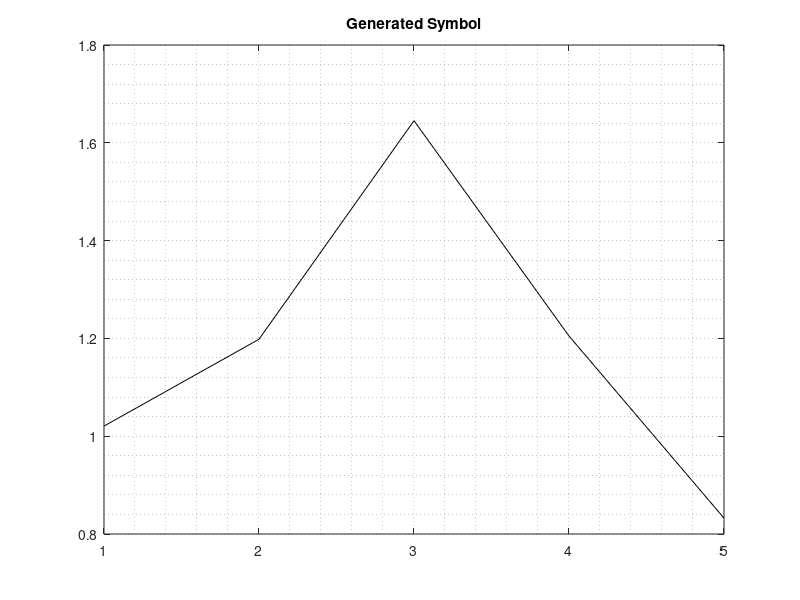
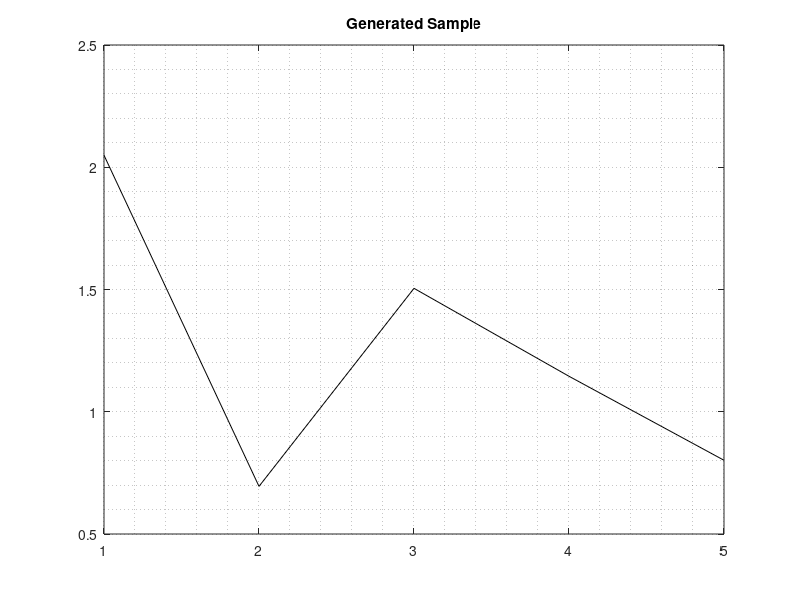
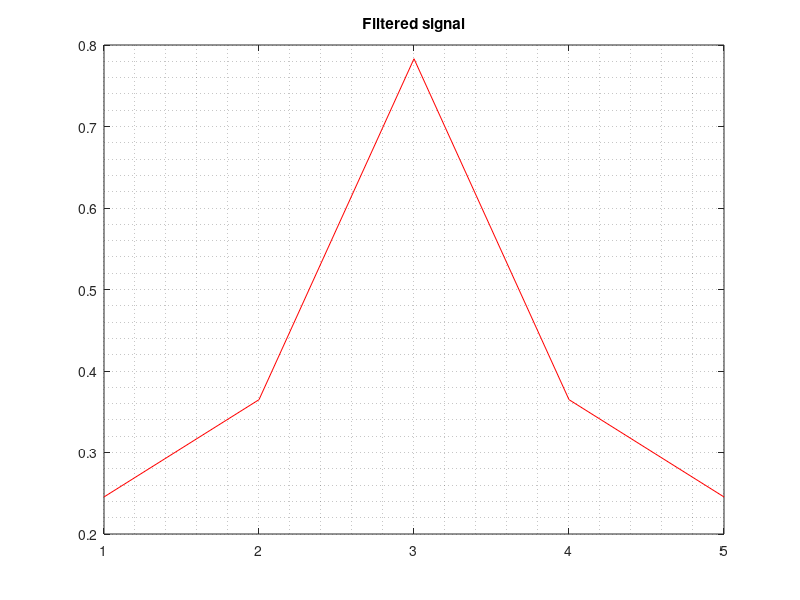

These charts were generated, in order, by the following MATLAB code: (Note: this script raises an error after producing the figures.)
%% Q1 match filter
%% 1.2 
clear; clc; close all;
Slength = input("what is Slength?");
Nlength = input("what is Nlength?");
signal = zeros(1, Slength); %genereating signal
symbol = complex(randn(1,Nlength) , randn(1,Nlength));%unsing complex func for generating symbol(converting real and imaginary part to a complex number)
noise = 0.5 * complex(randn(1, Slength) , randn(1, Slength));%noise amplitude should be half of the symbol amplitude
segment_start = randi([1, Slength - Nlength + 1], 1, 2); %generating signal with symbol in random specific places
for i = 1:Nlength
    signal(segment_start(1) + i - 1) = symbol(i);
    signal(segment_start(2) + i - 1) = symbol(i);
end
sample = signal + noise ;   %sample would be the sum of signal and nise

%showing signals :
f1 = figure('Name','Generated Symbol','NumberTitle','off','Position', [100 350 560 220]);
plot(1:Nlength , abs(symbol) , 'black');
title('Generated Symbol');
grid minor
f2 = figure('Name','Generated Sample','NumberTitle','off','Position', [100 50 560 220]);
plot(1:length(sample) , abs(sample) , 'black');
title('Generated Sample');
grid minor
% 1.3
flipedSymbol = flip(symbol) ; %reversing signal
matchedFilter = conj(flipedSymbol) ; %The conj function is used to take the complex conjugate of the symbol array
filteredSignal = conv(signal , matchedFilter , 'same') ;%The 'same' argument tells conv to return a central portion of the convolution that is the same size as the signal array. This ensures that the output has the same length as the input
normalizedfilteredSignal = filteredSignal / norm(filteredSignal) ;%normalizing the signal
f3 = figure('Name','filtered signal','NumberTitle','off','Position', [700 100 560 440]);
plot(1:length(normalizedfilteredSignal) , abs(normalizedfilteredSignal) , 'red' ) ;
title('Filtered signal');
grid minor
indices = find(normalizedfilteredSignal > 0.3);
disp("symbol is on : "+ indices);
%% 1.4

clear; clc; close all;
%Loading samples and symbols
load('sample1.mat');
load('sample2.mat');
load('sample3.mat');
load('sample4.mat');
load('sample5.mat');
load('sample6.mat');
load('sample7.mat');
load('sample8.mat');
load('symbol1.mat');
load('symbol2.mat');

% sample1 & symbol1
flipedSymbol = flip(symbol1) ;
matchedFilter = conj(flipedSymbol) ;
filteredSignal = conv(sample1 , matchedFilter , 'same') ;
filteredSignal = filteredSignal / norm(filteredSignal) ;
figure
plot(1:length(filteredSignal) , abs(filteredSignal) , 'b' ) ;
title('Filteredsignal(sample1&symbol1)');

% sample1 & symbol2
flipedSymbol = flip(symbol2) ;
matchedFilter = conj(flipedSymbol) ;
filteredSignal = conv(sample1 , matchedFilter , 'same') ;
filteredSignal = filteredSignal / norm(filteredSignal) ;
figure
plot(1:length(filteredSignal) , abs(filteredSignal) , 'b' ) ;
title('Filtered signal (sample1 & symbol2)');

% sample2 & symbol1
flipedSymbol = flip(symbol1) ;
matchedFilter = conj(flipedSymbol) ;
filteredSignal = conv(sample2 , matchedFilter , 'same') ;
filteredSignal = filteredSignal / norm(filteredSignal) ;
figure
plot(1:length(filteredSignal) , abs(filteredSignal) , 'b' ) ;
title('Filtered signal (sample2 & symbol1)');

% sample2 & symbol2
flipedSymbol = flip(symbol2) ;
matchedFilter = conj(flipedSymbol) ;
filteredSignal = conv(sample2 , matchedFilter , 'same') ;
filteredSignal = filteredSignal / norm(filteredSignal) ;
figure
plot(1:length(filteredSignal) , abs(filteredSignal) , 'b' ) ;
title('Filtered signal (sample2 & symbol2)');

% sample3 & symbol1
flipedSymbol = flip(symbol1) ;
matchedFilter = conj(flipedSymbol) ;
filteredSignal = conv(sample3 , matchedFilter , 'same') ;
filteredSignal = filteredSignal / norm(filteredSignal) ;
figure
plot(1:length(filteredSignal) , abs(filteredSignal) , 'b' ) ;
title('Filtered signal (sample3 & symbol1)');

% sample3 & symbol2
flipedSymbol = flip(symbol2) ;
matchedFilter = conj(flipedSymbol) ;
filteredSignal = conv(sample3 , matchedFilter , 'same') ;
filteredSignal = filteredSignal / norm(filteredSignal) ;
figure
plot(1:length(filteredSignal) , abs(filteredSignal) , 'b' ) ;
title('Filtered signal (sample3 & symbol2)');

% sample4 & symbol1
flipedSymbol = flip(symbol1) ;
matchedFilter = conj(flipedSymbol) ;
filteredSignal = conv(sample4 , matchedFilter , 'same') ;
filteredSignal = filteredSignal / norm(filteredSignal) ;
figure
plot(1:length(filteredSignal) , abs(filteredSignal) , 'b' ) ;
title('Filtered signal (sample4 & symbol1)');

% sample4 & symbol2
flipedSymbol = flip(symbol2) ;
matchedFilter = conj(flipedSymbol) ;
filteredSignal = conv(sample4 , matchedFilter , 'same') ;
filteredSignal = filteredSignal / norm(filteredSignal) ;
figure
plot(1:length(filteredSignal) , abs(filteredSignal) , 'b' ) ;
title('Filtered signal (sample4 & symbol2)');

% sample5 & symbol1
flipedSymbol = flip(symbol1) ;
matchedFilter = conj(flipedSymbol) ;
filteredSignal = conv(sample5 , matchedFilter , 'same') ;
filteredSignal = filteredSignal / norm(filteredSignal) ;
figure
plot(1:length(filteredSignal) , abs(filteredSignal) , 'b' ) ;
title('Filtered signal (sample5 & symbol1)');

% sample5 & symbol2
flipedSymbol = flip(symbol2) ;
matchedFilter = conj(flipedSymbol) ;
filteredSignal = conv(sample5 , matchedFilter , 'same') ;
filteredSignal = filteredSignal / norm(filteredSignal) ;
figure
plot(1:length(filteredSignal) , abs(filteredSignal) , 'b' ) ;
title('Filtered signal (sample5 & symbol2)');

% sample6 & symbol1
flipedSymbol = flip(symbol1) ;
matchedFilter = conj(flipedSymbol) ;
filteredSignal = conv(sample6 , matchedFilter , 'same') ;
filteredSignal = filteredSignal / norm(filteredSignal) ;
figure
plot(1:length(filteredSignal) , abs(filteredSignal) , 'b' ) ;
title('Filtered signal (ample6 & symbol1)');

% sample6 & symbol2
flipedSymbol = flip(symbol2) ;
matchedFilter = conj(flipedSymbol) ;
filteredSignal = conv(sample6 , matchedFilter , 'same') ;
filteredSignal = filteredSignal / norm(filteredSignal) ;
figure
plot(1:length(filteredSignal) , abs(filteredSignal) , 'b' ) ;
title('Filtered signal (sample6 & symbol2)');

% sample7 & symbol1
flipedSymbol = flip(symbol1) ;
matchedFilter = conj(flipedSymbol) ;
filteredSignal = conv(sample7 , matchedFilter , 'same') ;
filteredSignal = filteredSignal / norm(filteredSignal) ;
figure
plot(1:length(filteredSignal) , abs(filteredSignal) , 'b' ) ;
title('Filtered signal (sample7 & symbol1)');

% sample7 & symbol2
flipedSymbol = flip(symbol2) ;
matchedFilter = conj(flipedSymbol) ;
filteredSignal = conv(sample7 , matchedFilter , 'same') ;
filteredSignal = filteredSignal / norm(filteredSignal) ;
figure
plot(1:length(filteredSignal) , abs(filteredSignal) , 'b' ) ;
title('Filtered signal (sample7 & symbol2)');

% sample8 & symbol1
flipedSymbol = flip(symbol1) ;
matchedFilter = conj(flipedSymbol) ;
filteredSignal = conv(sample8 , matchedFilter , 'same') ;
filteredSignal = filteredSignal / norm(filteredSignal) ;
figure
plot(1:length(filteredSignal) , abs(filteredSignal) , 'b' ) ;
title('Filtered signal (sample8 & symbol1)');

% sample8 & symbol2
flipedSymbol = flip(symbol2) ;
matchedFilter = conj(flipedSymbol) ;
filteredSignal = conv(sample8 , matchedFilter , 'same') ;
filteredSignal = filteredSignal / norm(filteredSignal) ;
figure
plot(1:length(filteredSignal) , abs(filteredSignal) , 'b' ) ;
title('Filtered signal (sample8 & symbol2)');

%% Q2 convolution
 %% 2.2.1 
%the func is at the end of the code

 %% 2.2.2
clc; clear; close all;
%signals forms :
f1 = figure('Name','Signals','NumberTitle','off');
f1.Position (1:2) = [0 200] ;

subplot (3 , 1 , 1);
n = -20 : 1 : 20;
u1 = n >= 6;
u2 = n >= 0;
x1 =u2 - 4*n.*u1 + (n==-5) - (n==-6);
stem (n , x1 ,'Color','red');
title ('$x_1[n]$','Interpreter','latex');
grid minor;

subplot (3 , 1 , 2);
n = -20 : 1 : 20;
u1 = n >= 0;
u2 = n >= 5;
x2 = (0.5) .^ n .* (u1 - u2);
stem (n , x2 , 'Color','blue');
title ('$x_2[n]$','Interpreter','latex');
grid minor;

subplot (3 , 1 , 3);
n = -20 : 1 : 20;
u1 = n >= 0;
x3 = exp(sin((pi/5) .* n))  .* (u1 );
stem (n , x3 , 'Color','black');
title ('$x_3[n]$','Interpreter','latex');
grid minor;

% convolve : ( myConv )

f2 = figure('Name','Convolutions','NumberTitle','off');
f2.Position (1:2) = [600 200] ;

subplot (3 , 1 , 1);
n = -40 : 1 : 40;
x4 = myConv (x1 , x2);
stem (n , x4 , 'Color','green');
title ('$x_1[n] * x_2[n]$','Interpreter','latex');
grid minor;

subplot (3 , 1 , 2);
n = -40 : 1 : 40;
x5 = myConv (x1 , x3);
stem (n , x5 , 'Color',"#77AC30");
title ('$x_1[n] * x_3[n]$','Interpreter','latex');
grid minor;

subplot (3 , 1 , 3);
n = -40 : 1 : 40;
x6 = myConv (x2 , x3);
stem (n , x6 , 'Color','m');
title ('$x_2[n] * x_3[n]$','Interpreter','latex');
grid minor;
%% 2.2.3 
clc; clear; close all;
%signals forms :
n = -20 : 1 : 20;
u1 = n >= 6;
u2 = n >= 0;
x1 =u2 - 4*n.*u1 + (n==-5) - (n==-6);

n = -20 : 1 : 20;
u1 = n >= 0;
u2 = n >= 5;
x2 = (0.5) .^ n .* (u1 - u2);

n = -20 : 1 : 20;
u1 = n >= 0;
x3 = exp(sin((pi/5) .* n))  .* (u1 );

% convolve : ( conv )

f2 = figure('Name','Convolutions','NumberTitle','off');
f2.Position (1:2) = [600 200] ;

subplot (3 , 1 , 1);
n = -40 : 1 : 40;
x4 = conv (x1 , x2);
stem (n , x4 , 'Color','green');
title ('$x_1[n] * x_2[n]$','Interpreter','latex');
grid minor;

subplot (3 , 1 , 2);
n = -40 : 1 : 40;
x5 = conv (x1 , x3);
stem (n , x5 , 'Color',"#77AC30");
title ('$x_1[n] * x_3[n]$','Interpreter','latex');
grid minor;

subplot (3 , 1 , 3);
n = -40 : 1 : 40;
x6 = conv (x2 , x3);
stem (n , x6 , 'Color','m');
title ('$x_2[n] * x_3[n]$','Interpreter','latex');
grid minor;
figure;
 %second part 
n = -20 : 1 : 20;
a = randi( [0 3] , 1 , 21); %generating random arrays with desired sizes
b = randi( [0 3] , 1 , 21);

tic;
subplot (2 , 1 , 1);
stem (n , conv( a , b) , 'Color','m');
title ('$Using\  conv$','Interpreter','latex');
grid minor;
toc;

tic;
subplot (2 , 1 , 2);
stem (n , myConv( a , b) , 'Color','r');
title ('$Using\  myConv$','Interpreter','latex');
grid minor;
toc;
%% 2.3
clc; clear; close all;
A = [1 1 0 ; 1 0 1 ; 0 1 1]
B = [1 2 3 4 5 ; 6 7 8 9 10 ; 11 12 13 14 15 ; 16 17 18 19 20 ; 21 22 23 24 25]
Convolution = conv2 (A , B)
%% Image processing
%% 3.1 Image Processing - Some Basic Commands
%1
clc; clear; close all;
f1 = figure('Name','RGB','NumberTitle','off');
f1.Position (1 , 1);

X = imread ('flower.jpg');
black = zeros ( size ( X , [1,2] ) );

subplot (2 , 2 , 1);
image (X);

subplot (2 , 2 , 2);
R = cat (3 , X( : , : , 1) , black , black );
image(R); 

subplot (2 , 2 , 3);
G = cat (3 , black , X( : , : , 1) , black );
image(G); 

subplot (2 , 2 , 4);
B = cat (3 , black , black , X( : , : , 3) );
image(B); 

%2

f2 = figure('Name','figure2','NumberTitle','off');
mean = ( X( : , : , 1) + X( : , : , 2) + X( : , : , 3) ) / 3;
imshow (mean);
title ('$mean$','Interpreter','latex');
f3 =  figure('Name','figure3','NumberTitle','off');
gray = rgb2gray (X);
imshow (gray);
title ('$rg2gray$','Interpreter','latex');

%3
figure;
d = im2double (mean);
imshow (d);
title ('$im2double$','Interpreter','latex');
%% Image Processing - Edge Detection (B&W)

clc; clear; close all;

f1 = figure('Name','Original Picture','NumberTitle','off');
f1.Position (1:2) = [-250 500] ;

X = imread ('flower.jpg');
IMG = im2double ( rgb2gray (X) );
imshow (X);
title ('$Original\  Picture$','Interpreter','latex');

f2 = figure('Name','Horizontal Edges','NumberTitle','off');
f2.Position (1:2) = [250 500] ;

EDKx = [ -1 0 1 ; -2 0 2 ; -1 0 1 ];
IMGx = conv2 (IMG , EDKx);
imshow (IMGx);
title ('$Horizontal\  Edges$','Interpreter','latex');

f3 = figure('Name','Vertical Edges','NumberTitle','off');
f3.Position (1:2) = [530 500] ;

EDKy = [ -1 -2 -1 ; 0 0 0 ; 1 2 1 ];
IMGy = conv2 (IMG , EDKy);
imshow (IMGy);
title ('$Vertical\  Edges$','Interpreter','latex')

f4 = figure('Name','All Edges','NumberTitle','off');
f4.Position (1:2) = [950 500] ;

IMGxy = sqrt (IMGx .^ 2 + IMGy .^ 2);
imshow (IMGxy);
title ('$All\  Edges$','Interpreter','latex')
%% Image Processing - Edge Detection 

clc; clear; close all;

X = imread ('flower.jpg');
EDKx = [ -1 0 1 ; -2 0 2 ; -1 0 1 ];
EDKy = [ -1 -2 -1 ; 0 0 0 ; 1 2 1];

%dividing channels
r = im2double ( X ( : , : , 1) );
g = im2double ( X ( : , : , 2) );
b = im2double ( X ( : , : , 3) );

%horizontal
IMGrh = conv2 ( EDKx , r);
IMGgh = conv2 ( EDKx , g);
IMGbh = conv2 ( EDKx , b);

%vertical
IMGrv = conv2 ( EDKy , r);
IMGgv = conv2 ( EDKy , g);
IMGbv = conv2 ( EDKy , b);

IMGr = sqrt (IMGrh .^ 2 + IMGrv .^ 2);
IMGg = sqrt (IMGgh .^ 2 + IMGgv .^ 2);
IMGb = sqrt (IMGbh .^ 2 + IMGbv .^ 2);

IMG = cat (3 , IMGr , IMGg , IMGb);

imshow (IMG);
%% functions
function output = myConv (a , b)
    % These 6 lines are for preparing signals for convolution operation 
    a = flip (a);
    x = length(b) : length(b)+length(a)-1;
    c = zeros (1 , length(a) + 2 * (length(b) - 1) );
    c(x) = a(x - (length(b)-1));
    d (1 : length(b)) = b ;
    d ( length(a) + 2 * (length(b) - 1) ) = 0;
    
    for i = 1 : length(a)+length(b)-1 
        g = c .* d;
        output(i) = sum(g);

        if i<(length(a)+length(b)-1)
            % shifting our signal to right
            s = i+1 : length(d);
            d(s) = d(s-1);
            d(1:i) = 0;
        end
    end
    output = flip (output);
end

